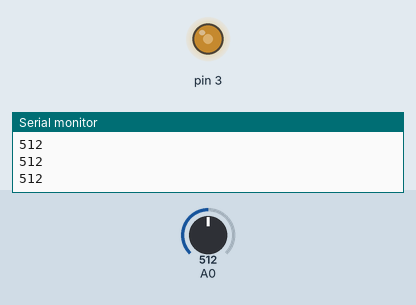
A sketch run on a simulated Arduino Uno, built with avr-gcc and run on an emulated ATmega328P. On the bench: output pins drawn as LEDs (lit = HIGH), the last lines printed to the serial monitor. The test bench sets the inputs (shaded band); at power-on: A0 = 512.

Above: at 1.2 s.
1.3 s: A0 set to 716
At 2.3 s:
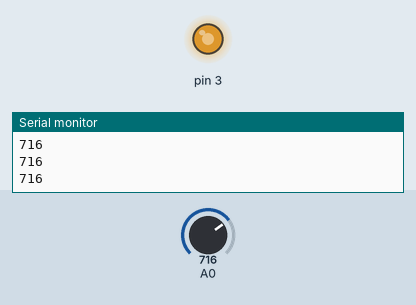
2.8 s: A0 set to 900
At 3.5 s:
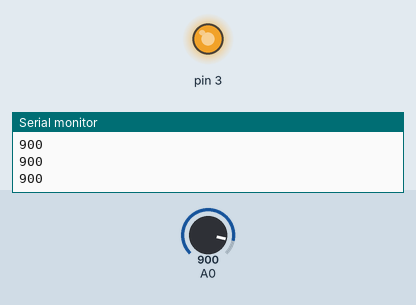
4.3 s: A0 set to 122
At 4.6 s:
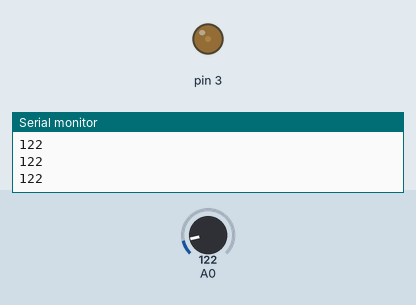
5.8 s: A0 set to 0
At 6.9 s:
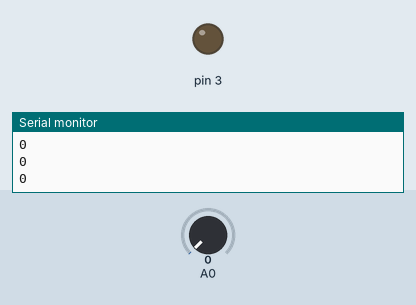
7.3 s: A0 set to 511
At 8.1 s:
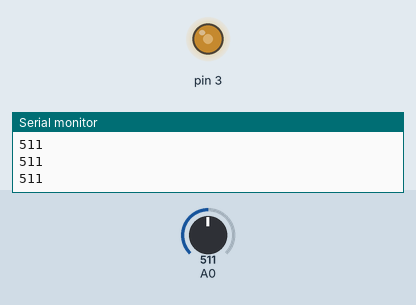
Timing chart, 0 to 9.8 s (numbered marks = the images above; inputs shaded):
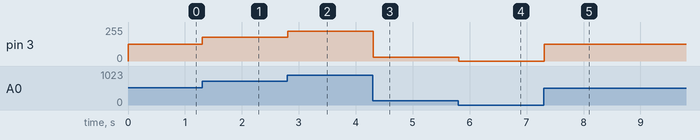

The sketch:

2_CDS_LED.ino
```cpp
void setup()
{
    // 여기에 코드를 입력하면 한 번만 실행합니다.
    pinMode(A0, INPUT);     // 조도센서의 입출력 설정, 밝기를 전달하는 역할
    Serial.begin(9600);     // 조도센서의 밝기를 출력하기 위해 컴퓨터와 9600 보드레이트로 시리얼 통신 시작
    pinMode(3, OUTPUT);      // LED의 입출력 설정, 값에 따라 밝기가 다른 빛을 내는 역할
}

void loop()
{
    // 여기는 전원이 켜져있는 동안 무한대로 실행합니다.
    int value = analogRead(A0);                 // value라는 int 정수형 변수 생성, 조도센서와 연결된 A0번 핀의 밝기 값 저장
    Serial.println(value);                      // 시리얼 통신으로 밝기값 송신
    int bright = map(value, 0, 1023, 0, 255);   // 밝기값에 따라 LED를 출력하기 위해 정수형 변수 bright에 변환된 값 저장
    // 밝기값은 아날로그 입력이기 때문에 10bit ADC로 변환한 0~1023의 값을 가짐. PWM으로 출력할 수 있는 값은 0~255이기 때문에
    // map 함수를 이용해 값의 범위를 수정, bright에 저장
    // 문법 : map(변환할 값, 현재 최소값, 현재 최대값, 바꿀 최소값, 바꿀 최대값);
    analogWrite(3, bright);                     // 3번핀에 있는 LED를 변환한 밝기 값만큼 PWM으로 출력
}
```

Measured:
- after the input at 1.3 s, pin 3: 127/255 → 178/255 at once
- after the input at 2.8 s, pin 3: 178/255 → 224/255 at once
- after the input at 4.3 s, pin 3: 224/255 → 30/255 at once
- after the input at 5.8 s, pin 3: 30/255 → 0/255 at once
- after the input at 7.3 s, pin 3: 0/255 → 127/255 at once
